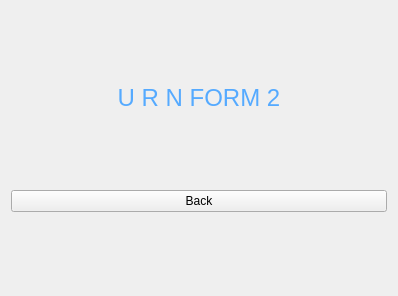
<?xml version="1.0" encoding="UTF-8"?>
<ui version="4.0">
 <class>Form</class>
 <widget class="QWidget" name="Form">
  <property name="geometry">
   <rect>
    <x>0</x>
    <y>0</y>
    <width>398</width>
    <height>296</height>
   </rect>
  </property>
  <property name="windowTitle">
   <string>Form</string>
  </property>
  <layout class="QGridLayout" name="gridLayout">
   <item row="0" column="0">
    <spacer name="verticalSpacer_3">
     <property name="orientation">
      <enum>Qt::Vertical</enum>
     </property>
     <property name="sizeHint" stdset="0">
      <size>
       <width>20</width>
       <height>64</height>
      </size>
     </property>
    </spacer>
   </item>
   <item row="1" column="0">
    <widget class="QLabel" name="label">
     <property name="font">
      <font>
       <pointsize>18</pointsize>
      </font>
     </property>
     <property name="styleSheet">
      <string notr="true">color: rgb(85, 170, 255);</string>
     </property>
     <property name="text">
      <string>U R N FORM 2</string>
     </property>
     <property name="alignment">
      <set>Qt::AlignCenter</set>
     </property>
    </widget>
   </item>
   <item row="2" column="0">
    <spacer name="verticalSpacer_2">
     <property name="orientation">
      <enum>Qt::Vertical</enum>
     </property>
     <property name="sizeHint" stdset="0">
      <size>
       <width>20</width>
       <height>65</height>
      </size>
     </property>
    </spacer>
   </item>
   <item row="3" column="0">
    <widget class="QPushButton" name="bck_btn2">
     <property name="text">
      <string>Back</string>
     </property>
    </widget>
   </item>
   <item row="4" column="0">
    <spacer name="verticalSpacer">
     <property name="orientation">
      <enum>Qt::Vertical</enum>
     </property>
     <property name="sizeHint" stdset="0">
      <size>
       <width>20</width>
       <height>64</height>
      </size>
     </property>
    </spacer>
   </item>
  </layout>
 </widget>
 <resources/>
 <connections/>
</ui>
